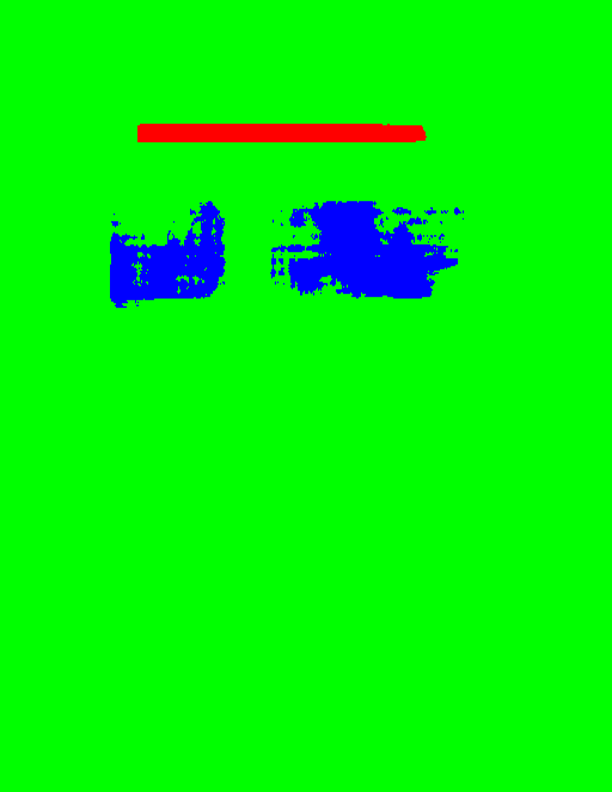
#> input picture results/result_0.png, 612 x 792 px; its folder holds only this picture in this run
$ python postprocess.py
#> lines starting #> are read from the running program, lines starting #| are printed output that depends on the picture; after the words box and inside, x2 and y2 are one past the last pixel; in counts of white or black regions, pixels touching at a corner belong together
import cv2
import numpy as np
import matplotlib.pyplot as plt
import os
import re

title_color = [255, 0, 0]
abstract_color = [0, 0, 255]
background_color = [0, 0, 0]


def quantize(image):
    palette = np.array([title_color, abstract_color, background_color])
    distance = np.linalg.norm(image[:, :, None] - palette[None, None, :], axis=3)
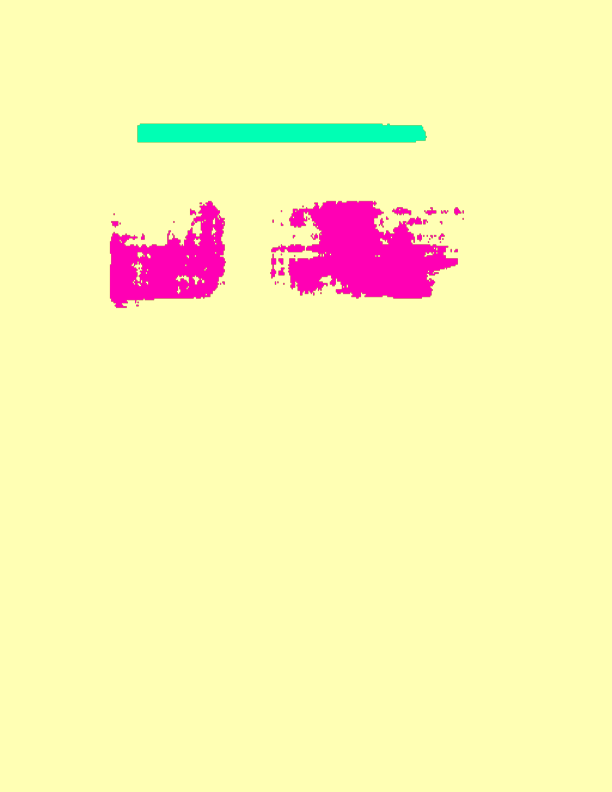
#> distance: shape (792, 612, 3) float64; mean R, G, B 356.5, 347, 254.6; drawn with min black and max white
    pal_img = np.argmin(distance, axis=2)
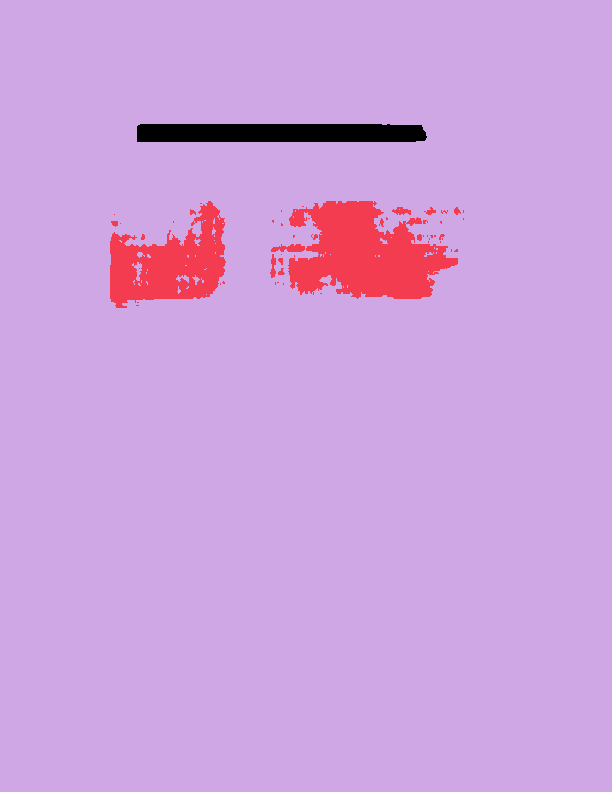
#> pal_img: shape (792, 612) int64; 3 distinct labels, from 0 to 2; one colour per label, 0 black
    rgb_img = palette[pal_img]
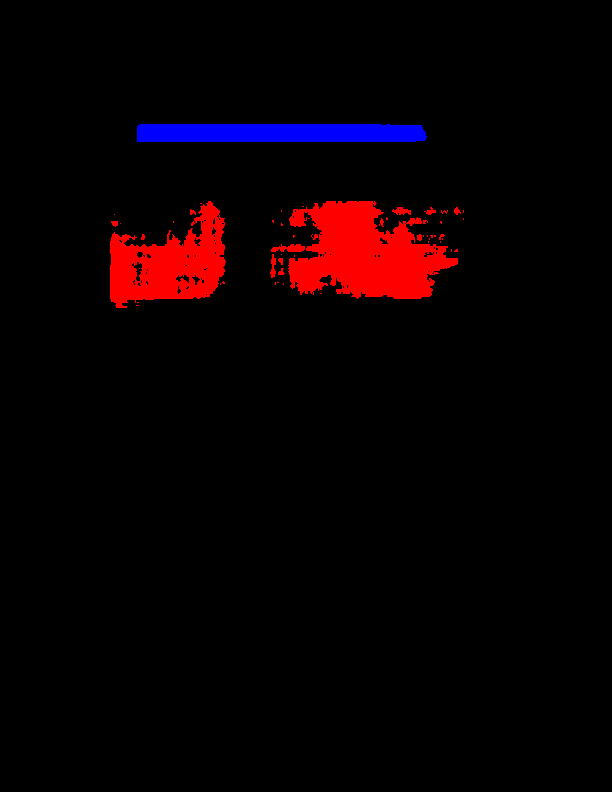
#> rgb_img: shape (792, 612, 3) int64; mean of channels 0, 1, 2 2.7, 0, 9.7; drawn as B, G, R
    return rgb_img


def mask_area(image, area):
    masked = cv2.inRange(image, tuple(area), tuple(area))
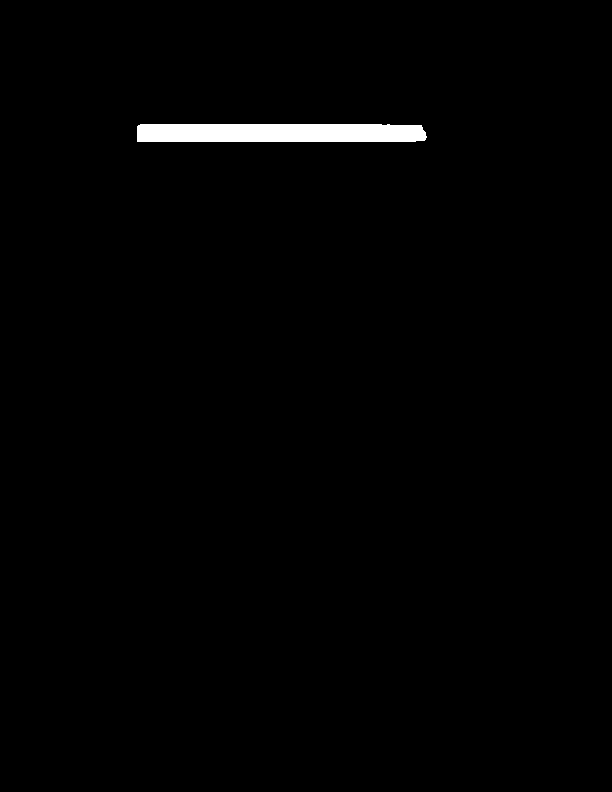
#> masked: shape (792, 612); 1.1% white; 1 white region, box (x1, y1, x2, y2) and area: (137, 124, 427, 142) 5128
    masked = cv2.bitwise_and(image, image, mask=masked)
#> masked: shape (792, 612, 3) int32
#> in mask_area (call 2), `masked = cv2.inRange(image, tuple(area), tuple(area))`:
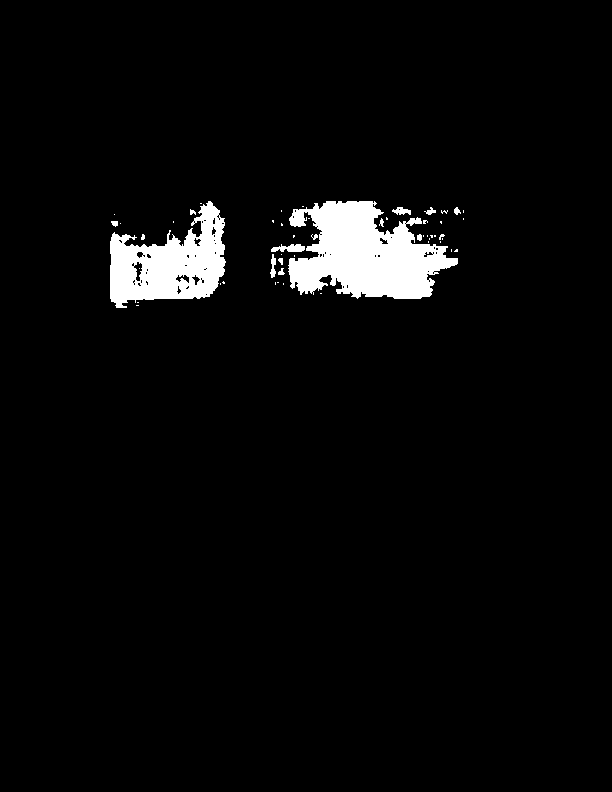
#> masked: shape (792, 612); 3.8% white; 53 white regions (39 under 20 px), largest, box (x1, y1, x2, y2) and area: (288, 201, 458, 299) 10532, (110, 201, 226, 308) 7050, (271, 244, 305, 252) 189
    return masked


def max_area(image):
    gray = cv2.cvtColor(np.float32(image), cv2.COLOR_BGR2GRAY)
#> gray: shape (792, 612) float32; values 0 (black) and 29.07 (white), 1.1% white; 1 white region
    thresh = cv2.threshold(gray, 0, 255, cv2.THRESH_BINARY)[1].astype(np.uint8)

    contours = cv2.findContours(thresh, cv2.RETR_TREE, cv2.CHAIN_APPROX_SIMPLE)
#> contours = 1 contour; box (x1, y1, x2, y2) and area: (137, 124, 427, 142) 4826
    contours = contours[0] if len(contours) == 2 else contours[1]

    areas = list(map(lambda c: cv2.contourArea(c), contours))
#> areas = [4826.5]
    max_contour = contours[np.argmax(areas)]
#> max_contour = contour of 24 points, box (x1, y1, x2, y2) (137, 124, 427, 142), area 4826

    return max_contour


def draw_contour(image, contour, color):
    x, y, w, h = cv2.boundingRect(contour)
    print(x, y, w, h, cv2.contourArea(contour))
    cv2.rectangle(image, (x, y), (x + w, y + h), color, -1)
    return x, y, w, h


def regularize(image):
    quantized = quantize(image)
    title_area = mask_area(quantized, title_color)
    abstract_area = mask_area(quantized, abstract_color)

    title_contour = max_area(title_area)
#> title_contour has the same summary as max_contour in max_area
    abstract_contour = max_area(abstract_area)
#> in max_area (call 2), `gray = cv2.cvtColor(np.float32(image), cv2.COLOR_BGR2GRAY)`: gray: shape (792, 612) float32; values 0 (black) and 76.24 (white), 3.8% white; 53 white regions (39 under 20 px)
#> in max_area (call 2), `contours = cv2.findContours(thresh, cv2.RETR_TREE, cv2.CHAIN_APPROX_SI..`: contours = 115 contours, 97 with area under 20; largest, box (x1, y1, x2, y2) and area: (288, 201, 458, 299) 10202, (110, 201, 226, 308) 7138, (271, 244, 305, 252) 148, (133, 261, 143, 282) 105, (392, 207, 411, 215) 74
#> abstract_contour = contour of 434 points, box (x1, y1, x2, y2) (288, 201, 458, 299), area 10202

    blank = np.zeros_like(image)
    title_bbox = draw_contour(blank, title_contour, title_color)
#> in draw_contour, `x, y, w, h = cv2.boundingRect(contour)`: x = 137; y = 124; w = 290; h = 18
#| 137 124 290 18 4826.5
#> title_bbox = (137, 124, 290, 18)
    abstract_bbox = draw_contour(blank, abstract_contour, abstract_color)
#> in draw_contour (call 2), `x, y, w, h = cv2.boundingRect(contour)`: x = 288; y = 201; w = 170; h = 98
#| 288 201 170 98 10201.5
#> in draw_contour (call 2), `cv2.rectangle(image, (x, y), (x + w, y + h), color, -1)`:
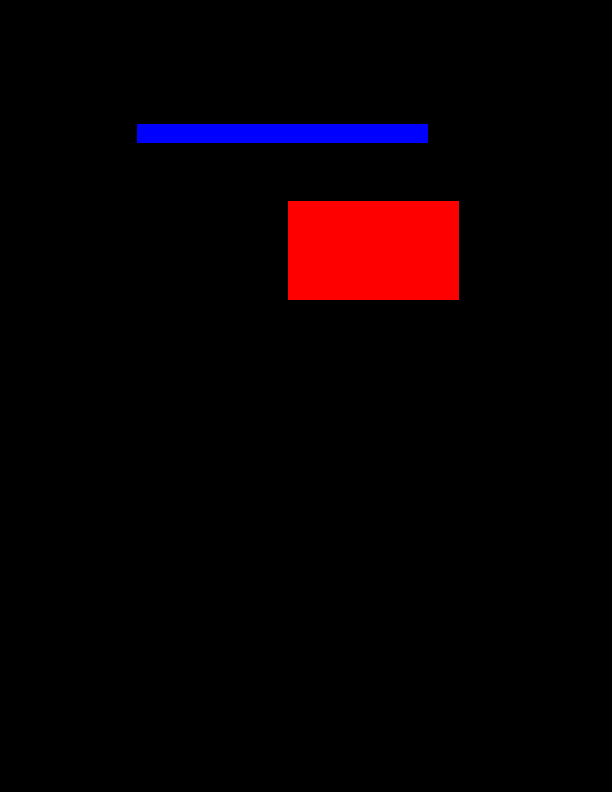
#> image: shape (792, 612, 3); mean of channels 0, 1, 2 2.9, 0, 8.9; drawn as B, G, R
#> abstract_bbox = (288, 201, 170, 98)

    return blank, title_bbox, abstract_bbox


if __name__ == "__main__":
    for file in sorted(os.listdir('./results/')):
        if not re.match(r'result_\d+.png', file):
            continue
        print(file)
        image = cv2.cvtColor(cv2.imread('./results/' + file), cv2.COLOR_BGR2RGB)
        regularized = regularize(image)

        plt.figure()
        fig, axs = plt.subplots(nrows=1, ncols=2, figsize=(12, 6))
        axs[0].imshow(image)
#> (the run stopped early here; a loop or call above may not have finished)

$ run again, on results/result_10.png
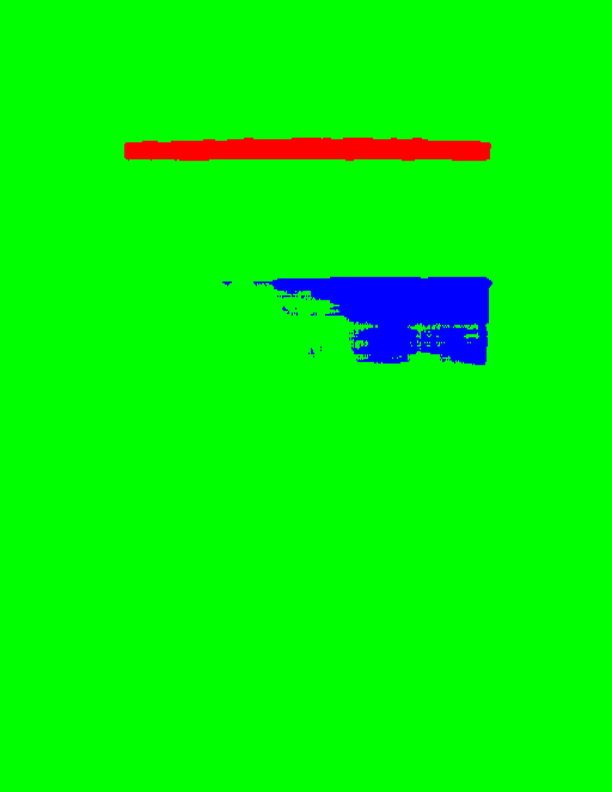
#> input picture results/result_10.png, 612 x 792 px
#> pal_img: shape (792, 612) int64; 3 distinct labels, from 0 to 2
#> in mask_area (call 2), `masked = cv2.inRange(image, tuple(area), tuple(area))`:
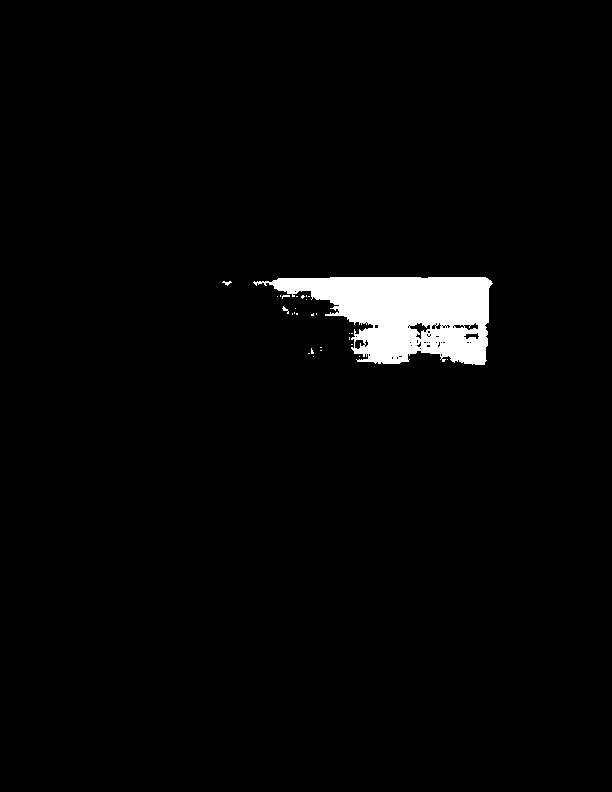
#> masked: shape (792, 612); 2.6% white; 28 white regions (25 under 20 px), largest, box (x1, y1, x2, y2) and area: (253, 277, 493, 365) 12488, (222, 281, 232, 286) 24, (282, 306, 289, 314) 22
#> gray: shape (792, 612) float32; values 0 (black) and 29.07 (white), 1.5% white; 1 white region
#> contours = 1 contour; box (x1, y1, x2, y2) and area: (124, 138, 491, 161) 6864
#> areas = [6864]
#> max_contour = contour of 88 points, box (x1, y1, x2, y2) (124, 138, 491, 161), area 6864
#> title_contour has the same summary as max_contour in max_area
#> gray: shape (792, 612) float32; values 0 (black) and 76.24 (white), 2.6% white; 28 white regions (25 under 20 px)
#> contours = 74 contours, 67 with area under 20; largest, box (x1, y1, x2, y2) and area: (253, 277, 493, 365) 12514, (409, 322, 431, 340) 148, (354, 339, 366, 350) 75, (463, 322, 479, 331) 68, (463, 332, 480, 340) 67, (453, 324, 465, 329) 34, (435, 322, 442, 330) 24
#> abstract_contour = contour of 305 points, box (x1, y1, x2, y2) (253, 277, 493, 365), area 12514
#> x = 124; y = 138; w = 367; h = 23
#| 124 138 367 23 6864.0
#> title_bbox = (124, 138, 367, 23)
#> x = 253; y = 277; w = 240; h = 88
#| 253 277 240 88 12513.5
#> in draw_contour (call 2), `cv2.rectangle(image, (x, y), (x + w, y + h), color, -1)`:
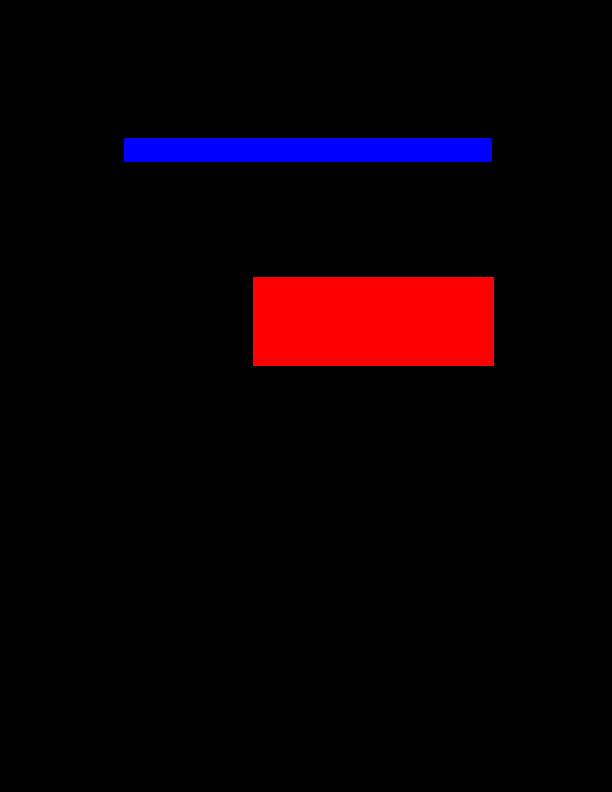
#> image: shape (792, 612, 3); mean of channels 0, 1, 2 4.6, 0, 11.3; drawn as B, G, R
#> abstract_bbox = (253, 277, 240, 88)
